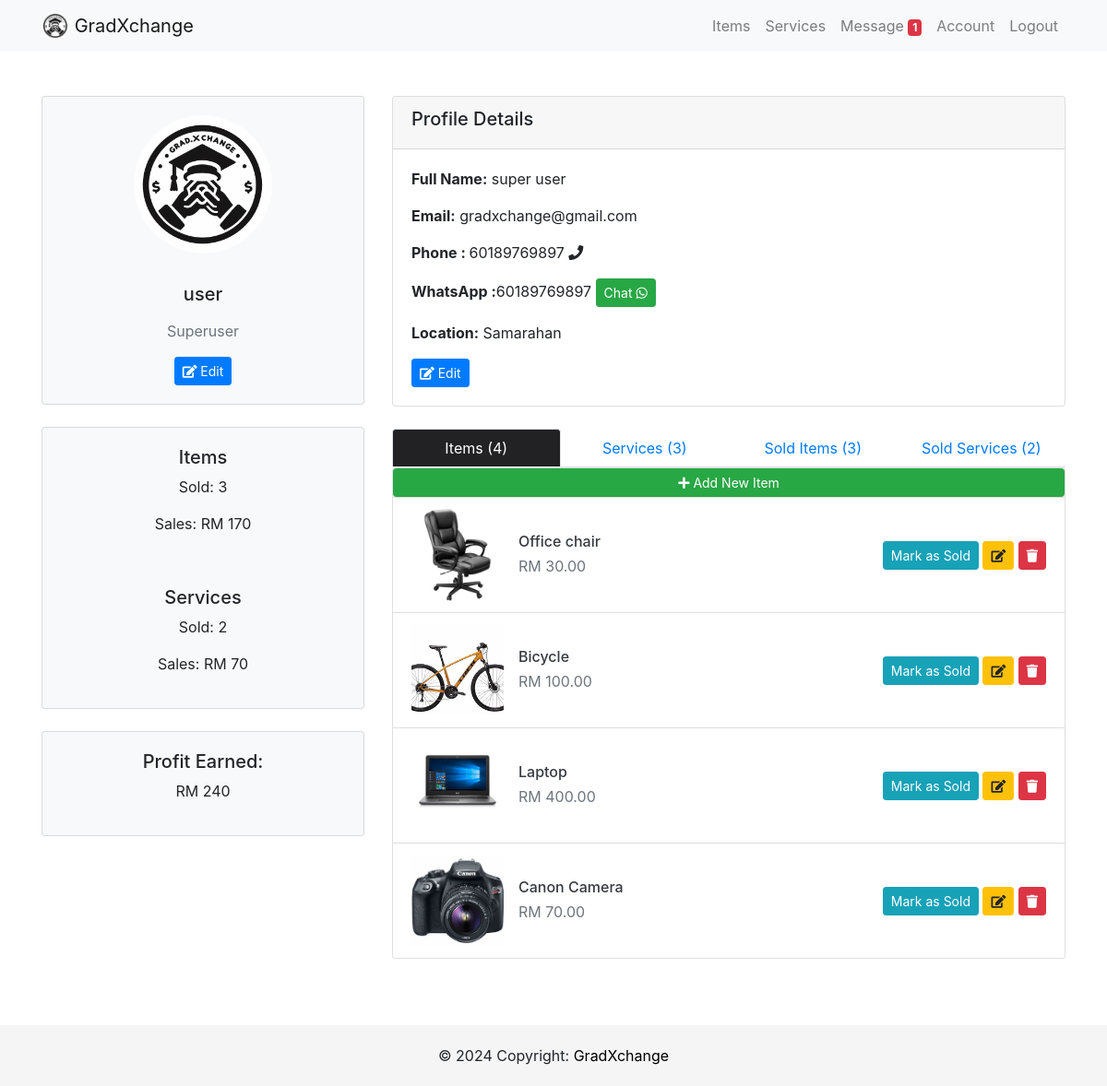
Page /account/user/ (signed in) on the committed database.
### users/models.py (models this page shows, shortened)
class Profile(models.Model):
    user = models.OneToOneField(User, on_delete=models.CASCADE)
    image = models.ImageField(default='profilepic.jpg', upload_to='profile_picture')
    location =models.CharField(max_length=100)
    about_me = models.CharField(max_length=200, null=True, blank=True)
    phone_regex = RegexValidator(
        regex=r'^\+?60?\d{9,10}$',
        message="Phone number must be entered in the format: '+60123456789'. With country code +60 and up to 10 digits allowed."
    )
    phone = models.CharField(validators=[phone_regex], max_length=17, blank=True)  # Optional: adjust max_length as needed
    whatsapp_regex = RegexValidator(
        regex=r'^\+?60?\d{9,10}$',
        message="Whatsapp number must be entered in the format: '+60123456789'. With country code +60 and up to 10 digits allowed."
    )
    whatsapp = models.CharField(validators=[whatsapp_regex], max_length=17, blank=True)

### item/models.py (models this page shows, shortened)
class Item(models.Model):
    tags = TaggableManager()
    item_name = models.CharField(max_length=200)
    item_desc = models.CharField(max_length=200)
    item_detail = models.CharField(max_length=2000)
    item_price = models.DecimalField(max_digits=10, decimal_places=2, validators=[MinValueValidator(Decimal('0.01'))])
    item_image = models.ImageField(upload_to='images_item', default="notfound.png")
    created =  models.DateTimeField(auto_now_add=True)
    user_name = models.ForeignKey(settings.AUTH_USER_MODEL, on_delete=models.CASCADE,default=1)
    liked_by = models.ManyToManyField(settings.AUTH_USER_MODEL, related_name='item_liked',blank= True)
    class Status(models.TextChoices):
        AVAILABLE = 'AV', 'Available'
        SOLD = 'SO', 'Sold'
    status = models.CharField(
        max_length=2,
        choices=Status.choices,
        default=Status.AVAILABLE,)

### users/views.py (the view)
# urls.py: path('account/<str:username>/',user_views.accountPage, name='account'),
@login_required
def accountPage(request,username):
    user = get_object_or_404(User, username= username)
    profile = get_object_or_404(Profile, user=user)
    available_items = Item.objects.filter(user_name=user, status=Item.Status.AVAILABLE)
    sold_items = Item.objects.filter(user_name=user, status=Item.Status.SOLD)
    available_services = Service.objects.filter(user_name=user, status=Service.Status.AVAILABLE)
    sold_services = Service.objects.filter(user_name=user, status=Service.Status.SOLD)
    is_own_account = request.user == user
    item_earnings = sold_items.aggregate(Sum('item_price'))['item_price__sum'] or Decimal('0.00')
    service_earnings = sold_services.aggregate(Sum('service_price'))['service_price__sum'] or Decimal('0.00')
    total_earnings = item_earnings + service_earnings
    context = {
        'user':user,
        'available_items': available_items,
        'sold_items': sold_items,
        'item_earnings':item_earnings,
        'available_services': available_services,
        'sold_services':sold_services,
        'service_earnings':service_earnings,
        'total_earnings': total_earnings,
        'is_own_account': is_own_account,  # Pass the flag to the template
        'profile_id': profile.id,  # Add the profile ID to the context
    }
    return render(request,'users/account.html', context)

### users/context_processors.py (called while the page is built)
def unread_message_count(request):
    if request.user.is_authenticated:
        count = Message.objects.filter(recipient=request.user.profile, is_read=False).count()
        return {'unread_message_count': count}
    return {}

### users/templates/users/account.html (shortened to what this page needs)
{% extends 'users/base.html' %}
{% load static %}
{% block body %}
<div class="container py-5">
    <div class="row justify-content-center">
        <div class="col-12 col-sm-8 col-md-6 col-lg-4">
            <div class="card mb-4 bg-light">
                <div class="card-body text-center">
                    <img src="{{ user.profile.image.url }}" class="img-fluid rounded-circle mb-3" width="150"
                        height="150" alt="Profile Picture">
                    <h5 class="my-3">{{ user.username }}</h5>
                    <p class="text-muted">{{ user.profile.about_me }}</p>
                    {% if is_own_account %}
                    <a href="{% url 'edit_about' %}" class="btn btn-primary btn-sm"><i class="fas fa-edit"></i> Edit</a>
                    {% else %}
                    <a href="{% url 'chat' profile_id %}" class="btn btn-primary btn-sm">Send Message <i
                            class="fa fa-paper-plane"></i></a>
                    {% endif %}
                </div>
            </div>
            <div class="card mb-4 bg-light">
                <div class="card-body text-center">
                    <h5>Items</h5>
                    <p>Sold:  {{sold_items.count}} </p>
                    <p>Sales: RM {{ item_earnings }}</p>
                </div>
                <div class="card-body text-center">
                    <h5>Services</h5>
                    <p>Sold: {{sold_services.count}}</p>
                    <p>Sales: RM {{ service_earnings }}</p>
                </div>
            </div>
            <div class="card mb-4 bg-light">
                <div class="card-body text-center">
                    <h5>Profit Earned: </h5>
                    <p> RM {{ total_earnings }}</p>
                </div>
            </div>
        </div>
        <div class="col-md-8">
            <div class="card mb-4">
                <div class="card-header">
                    <h5>Profile Details</h5>
                </div>
                <div class="card-body">
                    <p><strong>Full Name:</strong> {{ user.first_name }} {{ user.last_name }}</p>
                    <p><strong>Email:</strong> {{ user.email }}</p>
                    {% if user.profile.phone %}
                    <p><strong> Phone </i>: </strong>{{user.profile.phone}} <i class="fa fa-phone"
                            aria-hidden="true"></i></p>
                    {% endif %}
                    {% if user.profile.whatsapp %}
                    <p><strong> WhatsApp </i>:</strong>{{ user.profile.whatsapp }} <a
                            href="{% url 'redirect_to_whatsapp' user.profile.whatsapp %}"
                            class="btn btn-success btn-sm">Chat <i class="fab fa-whatsapp whatsapp-icon"
                                aria-hidden="true"></i></a></p>
                    {% endif %}
                    {% if user.profile.location %}
                    <p><strong>Location:</strong> {{ user.profile.location }}</p>
                    {% endif %}
                    {% if is_own_account %}
                    <a href="{% url 'edit' %}" class="btn btn-primary btn-sm"><i class="fas fa-edit"></i> Edit </a>
                    {% endif %}
                </div>
            </div>
            <ul class="nav nav-tabs" id="profileTabs" role="tablist">
                <li class="nav-item">
                    <a class="nav-link active" id="items-tab" data-toggle="tab" href="#items" role="tab"
                        aria-controls="items" aria-selected="true">Items ({{ available_items.count }})</a>
                </li>
                <li class="nav-item">
                    <a class="nav-link" id="services-tab" data-toggle="tab" href="#services" role="tab"
                        aria-controls="services" aria-selected="false">Services ({{ available_services.count }})</a>
                </li>
                <li class="nav-item">
                    <a class="nav-link" id="solditems-tab" data-toggle="tab" href="#solditems" role="tab"
                        aria-controls="solditems" aria-selected="false">Sold Items ({{ sold_items.count }})</a>
                </li>
                <li class="nav-item">
                    <a class="nav-link" id="soldservices-tab" data-toggle="tab" href="#soldservices" role="tab"
                        aria-controls="soldservices" aria-selected="false">Sold Services ({{ sold_services.count }})</a>
                </li>
            </ul>
            <div class="tab-content" id="profileTabsContent">
                <div class="tab-pane fade show active" id="items" role="tabpanel" aria-labelledby="items-tab">
                    <div class="card mb-4">
                        {% if is_own_account %}
                        <a href="{% url 'item:create_item'%}" class="btn btn-success btn-sm"><i class="fas fa-plus"></i>
                            Add New Item</a>
                        {% endif %}
                        <ul class="list-group list-group-flush">
                            {% for item in available_items %}
                            <li class="list-group-item">
                                <div class="row align-items-center">
                                    <a href="{% url 'item:detail' item.id %}"
                                        class="col-md-8 d-flex align-items-center text-decoration-none">
                                        <div class="mr-3">
                                            <img src="{{ item.item_image.url }}" class="img-fluid item-service-image"
                                                alt="{{ item.item_name }}">
                                        </div>
                                        <div>
                                            <h6 class="mb-1 text-dark">{{ item.item_name }}</h6>
                                            <p class="mb-0 text-muted">RM {{ item.item_price }}</p>
                                        </div>
                                    </a>
                                    <div class="col-md-4 text-md-right mt-3 mt-md-0">
                                        {% if is_own_account %}
                                        <a href="{% url 'item:change_status' item.id 'SO' %}"
                                            class="btn btn-info btn-sm">Mark as Sold</a>
                                        <a href="{% url 'item:update_item' item.id %}" class="btn btn-warning btn-sm"><i
                                                class="fas fa-edit"></i></a>
                                        <a href="{% url 'item:delete_item' item.id %}" class="btn btn-danger btn-sm"><i
                                                class="fas fa-trash"></i></a>
                                        {% endif %}
                                    </div>
                                </div>
                            </li>
                            {% empty %}
                            <li class="list-group-item">No item listed.</li>
                            {% endfor %}
                        </ul>
                    </div>
                </div>
            </div>
        </div>
    </div>
</div>
{% endblock %}

### static/css/style.css (style rules this page uses)
html, body { height: 100%; margin: 0; padding: 0; }
body { display: flex; flex-direction: column; }

### users/templates/users/account.html (style rules this page uses)
.nav-tabs { display: flex; width: 100%; }
.nav-tabs .nav-item { flex: 1; text-align: center; }
.profile-tabs .nav-item.show .nav-link, .nav-tabs .nav-link.active { color: #fff; background-color: #222224; }
.item-service-image { width: 100px; height: 100px; object-fit: cover; }

### rows in the picture
Item: item_image (picture), item_name "Office chair", item_price "30.00"
Item: item_image (picture), item_name "Bicycle", item_price "100.00"
Item: item_image (picture), item_name "Laptop", item_price "400.00"
Item: item_image (picture), item_name "Canon Camera", item_price "70.00"

### other values in the picture
{{ unread_message_count }} "1"
{{ user.username }} "user"
{{ user.profile.about_me }} "Superuser"
{{ sold_items.count }} "3"
{{ item_earnings }} "170"
{{ sold_services.count }} "2"
{{ service_earnings }} "70"
{{ total_earnings }} "240"
{{ user.first_name }} "super"
{{ user.last_name }} "user"
{{ user.email }} "gradxchange@gmail.com"
{{ user.profile.phone }} "60189769897"
{{ user.profile.whatsapp }} "60189769897"
{{ user.profile.location }} "Samarahan"
{{ available_items.count }} "4"
